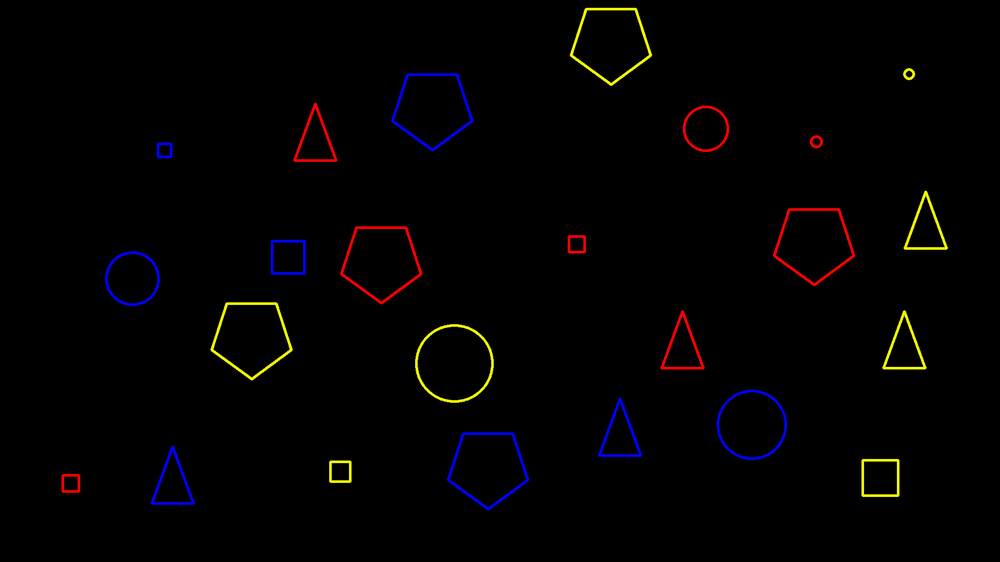
#> input picture lab2/generated_image.png, 1000 x 562 px, shrunk from 1920 x 1080 before the run
$ python lab2.py
#> lines starting #> are read from the running program, lines starting #| are printed output that depends on the picture; after the words box and inside, x2 and y2 are one past the last pixel; in counts of white or black regions, pixels touching at a corner belong together
# Фигура = (вариант mod 4) + 1 = 2 mod 4 + 1 = 3 (пятиугольник)
# Цвет =  (день рождения mod 3) + 1 = 27 mod 3 + 1 = 1 (жёлтый)

import cv2
import numpy as np

def show_image(name, img):
        cv2.imshow(name, img)
        cv2.waitKey(0)
        cv2.destroyAllWindows()


if __name__ == '__main__':
        img = cv2.imread('generated_image.png')
#> img is the input picture: shape (562, 1000, 3); mean B, G, R 1.6, 1.6, 2.8
        show_image('initial image', img)

        yellow_lower = np.array([0, 250, 220])
        yellow_higher = np.array([0, 255, 255])
        mask = cv2.inRange(img, yellow_lower, yellow_higher)
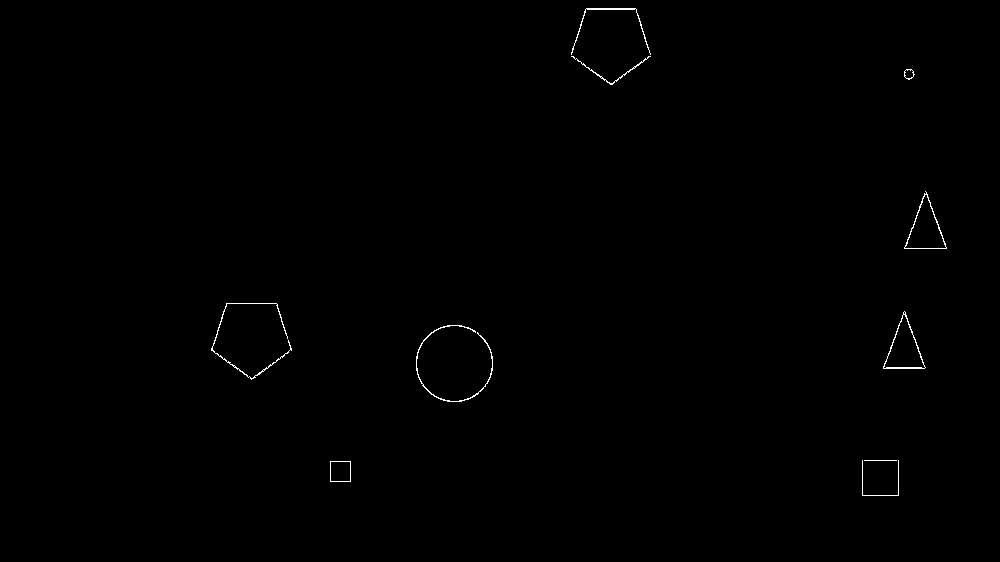
#> mask: shape (562, 1000); 0.3% white in thin lines or dots, all inside (x1, y1, x2, y2) = (211, 8, 947, 496)
        show_image('mask', mask)

        selection = cv2.bitwise_and(img, img, mask=mask)
        show_image('selection', selection)

        gray = cv2.cvtColor(selection, cv2.COLOR_BGR2GRAY)
        show_image('gray', gray)

        canny = cv2.Canny(gray, 10, 250)
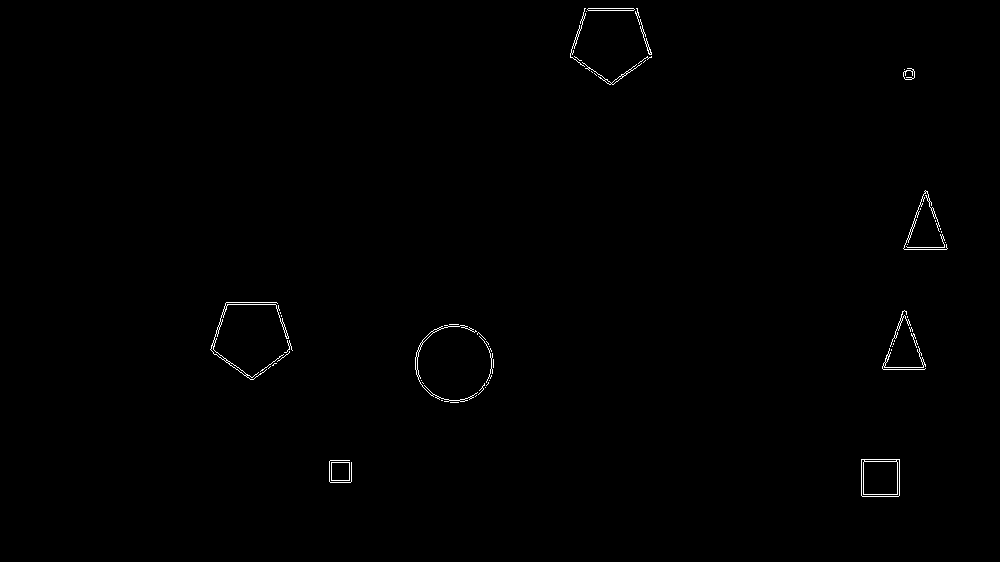
#> canny: shape (562, 1000); 0.42% white in thin lines or dots, all inside (x1, y1, x2, y2) = (210, 8, 948, 497)
        show_image('canny', canny)

        contours = cv2.findContours(canny.copy(), cv2.RETR_EXTERNAL, cv2.CHAIN_APPROX_SIMPLE)[0]
#> contours = 56 contours, 44 with area under 20; largest, box (x1, y1, x2, y2) and area: (861, 459, 900, 497) 1405, (331, 462, 350, 481) 324, (210, 302, 289, 380) 196, (415, 325, 478, 402) 139, (587, 8, 635, 11) 92
        for cont in contours:
                #вычисление периметра и определение количества углов
                sm = cv2.arcLength(cont, True)
                apd = cv2.approxPolyDP(cont, 0.02*sm, True)

                # выделение контуров
                if len(apd) == 5:
                        cv2.drawContours(img, [apd], -1, (255, 255, 255), 10)
#> this loop made 56 passes
#> (sm, apd) on passes 1, 3, 4, 5, 6, 7, 9, 10, 11, 12, 13, 15: (72, [[331, 462], [331, 480], [349, 480], [349, 462]]), (148.8, [[861, 459], [862, 496], [899, 495], [899, 459]]), (16, [[450, 402], [458, 402]]), (2, [[441, 400], [442, 400]]), (2.83, [[476, 395], [475, 396]]), (0, [[485, 387]]), (7.66, [[488, 382], [488, 383], [486, 385], [488, 383]]), (2.83, [[422, 382], [423, 383]]), (0, [[489, 380]]), (0, [[421, 380]]), (5.66, [[270, 366], [268, 368]]), (16, [[493, 359], [493, 367]])
#> sm on passes 2, 8, 14, 19, 25, 26: 164.5, 37.7, 10.24, 291.1, 51.21, 147.1
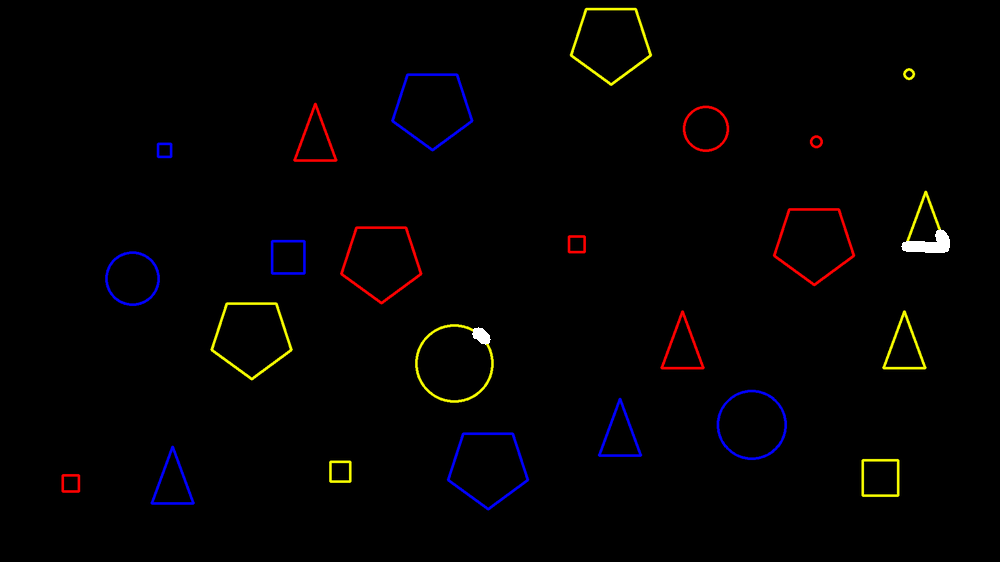
#> img: shape (562, 1000, 3); 0.15% of pixels changed, all inside (x1, y1, x2, y2) = (472, 229, 950, 345)

        show_image('final', img)
